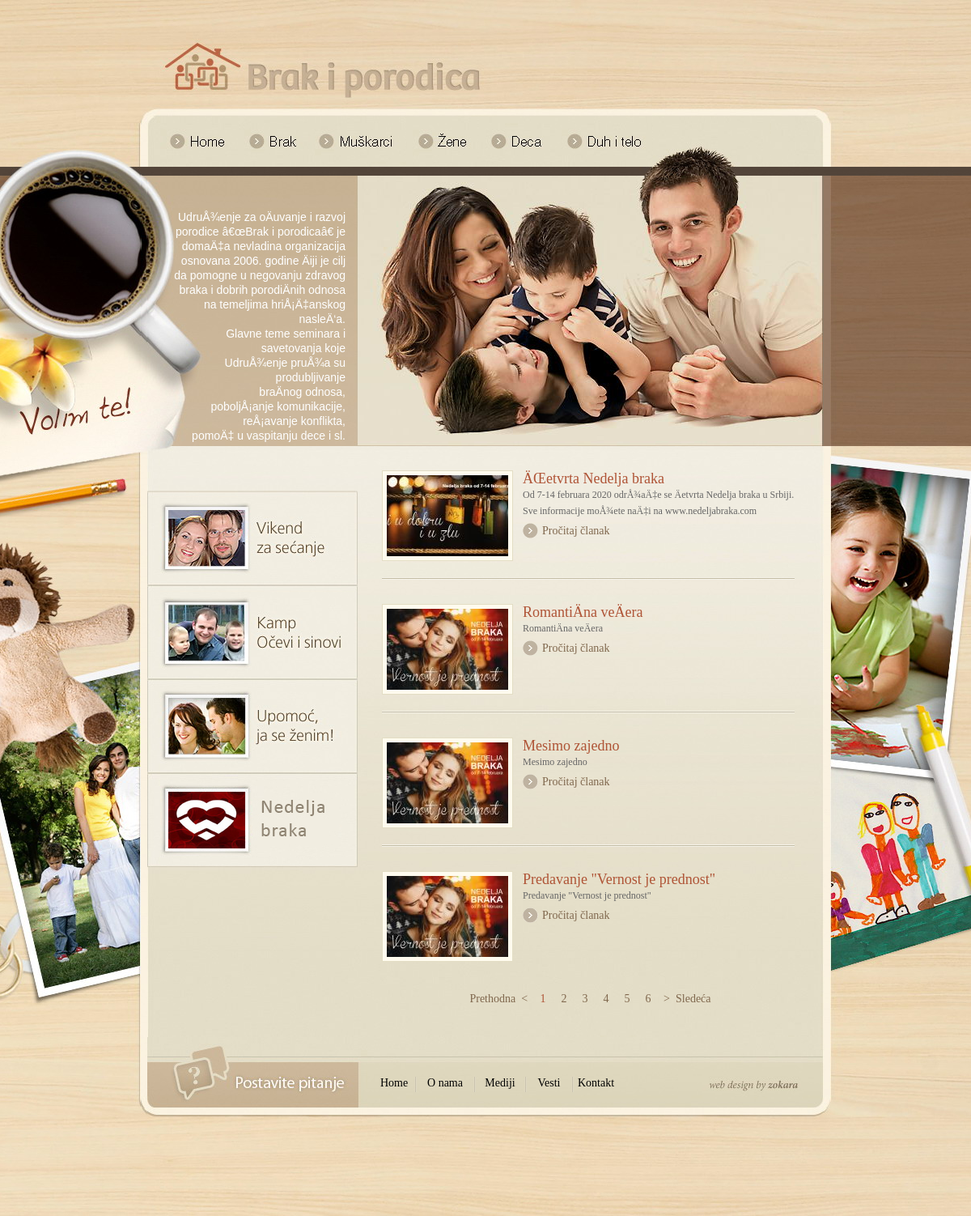
The app's page /tekstovi.php?grupa=6&podgrupa=18 with its own data.
### tables this page shows
CREATE TABLE `uvodi` (
  `id` int(11) NOT NULL AUTO_INCREMENT,
  `grupa` int(11) NOT NULL DEFAULT '0',
  `naziv` varchar(50) DEFAULT NULL,
  `naslov` varchar(50) DEFAULT NULL,
  `tekst` text,
  `stamp_unosa` varchar(14) DEFAULT NULL,
  `stamp_izmene` varchar(14) DEFAULT NULL,
  PRIMARY KEY (`id`)
);

CREATE TABLE `clanci` (
  `id` int(11) NOT NULL AUTO_INCREMENT,
  `parent` int(11) NOT NULL DEFAULT '0',
  `naslov` varchar(255) DEFAULT NULL,
  `tekst_kratki` text,
  `tekst` text,
  `povezani1` tinyint(4) NOT NULL DEFAULT '0',
  `povezani2` tinyint(4) NOT NULL DEFAULT '0',
  `povezani3` tinyint(4) NOT NULL DEFAULT '0',
  `povezani4` tinyint(4) NOT NULL DEFAULT '0',
  `aktivno` tinyint(4) NOT NULL DEFAULT '0',
  `prioritet` tinyint(4) NOT NULL DEFAULT '0',
  `stamp_unosa` varchar(14) DEFAULT NULL,
  `stamp_izmene` varchar(14) DEFAULT NULL,
  PRIMARY KEY (`id`)
);

CREATE TABLE `slike` (
  `id` int(11) NOT NULL AUTO_INCREMENT,
  `id_objekta` int(11) DEFAULT NULL,
  `vrsta` varchar(30) DEFAULT NULL,
  `indeks` tinyint(4) NOT NULL DEFAULT '0',
  `naziv` varchar(50) DEFAULT NULL,
  `naziv_mala` varchar(50) DEFAULT NULL,
  `naziv_srednja` varchar(50) DEFAULT NULL,
  `ext` varchar(10) DEFAULT NULL,
  `sirina` varchar(10) DEFAULT NULL,
  `visina` varchar(10) DEFAULT NULL,
  `komentar` varchar(255) DEFAULT NULL,
  `stamp_unosa` varchar(14) DEFAULT NULL,
  PRIMARY KEY (`id`)
);

### tekstovi.php (the view, shortened to what the rows shown need)
<?php
include("include/aplikacija.h.php");
$grupa=$_REQUEST['grupa'];
$podgrupa=$_REQUEST['podgrupa'];
appHeader($grupa,$podgrupa);
echo "
          <table width='100%' border='0' cellpadding='0' cellspacing='0' id='tabLista'>
";
$strana=$_REQUEST[strana];
if (!$strana) $strana=1;
$lim=($strana-1)*MAX_CLANAKA;
$query="select id from ".TAB_CLANCI." where aktivno=1";
if ($podgrupa) $query.=" and parent='".$podgrupa."'";
$order=" order by stamp_unosa desc";
$limit=" limit ".$lim.",".MAX_CLANAKA;
$q=new query($query.$order.$limit);
$i=0;
while ($i<$q->rows)
{
  $v=new clanak($q->row[0]);
  echo "
            <tr>
              <td>
              <table width='100%' border='0' cellpadding='0' cellspacing='0' class='tabListaPre'>
                <tr>
  ";
  if ($v->slike[1]->naziv) echo "<td align='left' valign='top' class='tabListaPreTdSlika'><div class='divListaPreSlika'><img src='".$v->slike[1]->path.$v->slike[1]->naziv_mala."' width='".$v->slike[1]->mala_sirina."' height='".$v->slike[1]->mala_visina."' class='preSlika' border='0' /></div></td>";
  echo "
                  <td valign='top' class='tabListaPreTdTekst'>
                  <span class='naslov'>".$v->naslov."</span><br />
                  <span class='tekst'>".$v->tekst_kratki."</span><br />
                  <div class='divListaProcitaj'><table border='0' cellpadding='0' cellspacing='0'><tr><td><a href='tekst.php?id=".$v->id."'><img src='img/lista_ico.gif' border='0' /></a></td>
                  <td class='procitaj'><a href='tekst.php?id=".$v->id."'>Pro&#269;itaj &#269;lanak</a></td></tr></table></div>
                  </td>
                </tr>
              </table>
              </td>
            </tr>
            <tr>
              <td class='tabListaSep2'></td>
            </tr>
  ";
  if ($i<(MAX_CLANAKA-1))
  {
    echo "
            <tr>
              <td class='tabListaSep'></td>
            </tr>
            <tr>
              <td class='tabListaSep3'></td>
            </tr>
    ";
  }
  $q->fetchRow();
  $i++;
}
echo "
            <tr>
              <td>&nbsp;</td>
            </tr>
            <tr>
              <td>
";
echo "
              </td>
            </tr>
            <tr>
              <td>&nbsp;</td>
            </tr>
            <tr>
              <td>&nbsp;</td>
            </tr>
          </table>
";
appFooter($grupa);
?>

### include/aplikacija.h.php (shortened to what the rows shown need)
<?php
if (!defined("Aplikacija_H_PHP")):
    class query
    {
        var $result;
        function query($query)
        {
            $this->query = $query;
            $this->result = mysql_query($this->query);
            $this->rows = mysql_num_rows($this->result);
            $this->row = mysql_fetch_row($this->result);
        }
        function fetchRow()
        {
            $this->row = mysql_fetch_row($this->result);
        }
    }
    class slika
    {
        function slika($vrsta, $id_objekta, $indeks)
        {
            $this->vrsta = $vrsta;
            if ($this->vrsta == SL_CLANAK) {
                $this->path = SL_CLANAK_PATH;
                $this->mala_sirina = SL_CLANAK_MALA_SIRINA;
                $this->mala_visina = SL_CLANAK_MALA_VISINA;
            } else if ($this->vrsta == SL_VEST) {
                $this->tip = SL_VEST_TIP;
                $this->max_sirina = SL_VEST_MAX_SIRINA;
                $this->max_visina = SL_VEST_MAX_VISINA;
                $this->min_sirina = SL_VEST_MIN_SIRINA;
                $this->min_visina = SL_VEST_MIN_VISINA;
                $this->default_naziv = SL_VEST_DEFAULT_NAZIV;
                $this->path = SL_VEST_PATH;
                $this->mala = SL_VEST_MALA;
                $this->mala_sirina = SL_VEST_MALA_SIRINA;
                $this->mala_visina = SL_VEST_MALA_VISINA;
                $this->srednja = SL_VEST_SREDNJA;
                $this->srednja_sirina = SL_VEST_SREDNJA_SIRINA;
                $this->srednja_visina = SL_VEST_SREDNJA_VISINA;
            } else if ($this->vrsta == SL_STRANICA) {
                $this->tip = SL_STRANICA_TIP;
                $this->max_sirina = SL_STRANICA_MAX_SIRINA;
                $this->max_visina = SL_STRANICA_MAX_VISINA;
                $this->min_sirina = SL_STRANICA_MIN_SIRINA;
                $this->min_visina = SL_STRANICA_MIN_VISINA;
                $this->default_naziv = SL_STRANICA_DEFAULT_NAZIV;
                $this->path = SL_STRANICA_PATH;
                $this->mala = SL_STRANICA_MALA;
                $this->mala_sirina = SL_STRANICA_MALA_SIRINA;
                $this->mala_visina = SL_STRANICA_MALA_VISINA;
                $this->srednja = SL_STRANICA_SREDNJA;
                $this->srednja_sirina = SL_STRANICA_SREDNJA_SIRINA;
                $this->srednja_visina = SL_STRANICA_SREDNJA_VISINA;
            }
            $query = "select * from " . TAB_SLIKE . " where vrsta='" . $vrsta . "' and id_objekta='" . $id_objekta . "' and indeks='" . $indeks . "'";
            $result = mysql_query($query);
            $rows = mysql_num_rows($result);
            if ($rows) {
                $row = mysql_fetch_array($result);
            }
        }
        function dodelaVrednosti($row)
        {
            $this->naziv = $row['naziv'];
            $this->naziv_mala = $row['naziv_mala'];
        }
    }
    class clanak
    {
        var $id;
        function clanak($id = 0)
        {
            $this->tabela = TAB_CLANCI;
            if ($id) {
                $query = "select * from " . $this->tabela . " where id='" . $id . "'";
                $result = mysql_query($query);
                $row = mysql_fetch_array($result);
            }
            $i = 1;
            while ($i <= MAX_SLIKA_PO_CLANKU) {
                $this->slike[$i] = new slika(SL_CLANAK, $this->id, $i);
                $i++;
            }
        }
        function dodelaVrednosti($row)
        {
            $this->id = $row['id'];
            $this->naslov = stripslashes($row['naslov']);
            $this->tekst_kratki = stripslashes($row['tekst_kratki']);
        }
    }
    class uvod
    {
        function uvod($grupa = 0)
        {
            $this->tabela = TAB_UVODI;
            $query = "select * from " . $this->tabela . " where grupa='" . $grupa . "'";
            $result = mysql_query($query);
            $row = mysql_fetch_array($result);
        }
        function dodelaVrednosti($row)
        {
            $this->tekst = stripslashes($row['tekst']);
        }
    }
    function appHeader($grupa = 0, $podgrupa = 0, $naslov = "", $meta_description = "", $meta_keywords = "")
    {
        $uvod = new uvod($grupa);
        if (!$uvod->naziv) $uvod = new uvod(0);
        ?>
        <!DOCTYPE html PUBLIC "-//W3C//DTD XHTML 1.0 Transitional//EN"
                "http://www.w3.org/TR/xhtml1/DTD/xhtml1-transitional.dtd">
        <html xmlns="http://www.w3.org/1999/xhtml">
        <head>
            <link href="include/style.css" rel="stylesheet" type="text/css"/>
            <link href="include/lightbox.css" rel="stylesheet" type="text/css"/>
        </head>
        <body>
        <table width="100%" border="0" cellpadding="0" cellspacing="0" id="tabGlavna">
        <tr>
            <td id="bg_sredina_1_4">
                <table border="0" cellpadding="0" cellspacing="0" id="tabHeader">
                    <tr>
                        <td width="260" height="334">
                            <div id="divUvod"><?php echo nl2br($uvod->tekst); ?></div>
                        </td>
                    </tr>
                </table>
            </td>
        </tr>
        <tr>
        <td id="bg_sredina_1_5"><table width="100%" border="0" cellpadding="0" cellspacing="0" id="tabCentralna">
        <tr>
        <td valign="top">
        <div id="divSadrzaj">
        <?php
    }
    function appFooter($grupa = 0)
    {
        ?>
        </div>
        </td>
        </tr>
        </table></td>
        </tr>
        </table>
        </body>
        </html>
        <?php
    }
endif;
?>

### records on screen
uvodi: tekst "UdruÅ¾enje za oÄuvanje i razvoj porodice â€œBrak i porodicaâ€ je domaÄ‡a nevladina organizacija osnovana 2006. godine Äiji je cilj da pomogne u negovanju zdravog braka i dobrih porodiÄnih odnosa na temeljima hriÅ¡Ä‡anskog nasleÄ‘a. Glavne teme seminara i savetovanja koje UdruÅ¾enje pruÅ¾a su produbljivanje braÄnog odnosa, poboljÅ¡anje komunikacije, reÅ¡avanje konflikta, pomoÄ‡ u vaspitanju dece i sl."
clanci: slike.naziv_mala (picture), naslov "ÄŒetvrta Nedelja braka", tekst_kratki "Od 7-14 februara 2020 odrÅ¾aÄ‡e se Äetvrta Nedelja braka u Srbiji. Sve informacije moÅ¾ete naÄ‡i na www.nedeljabraka.com"
clanci: slike.naziv_mala (picture), naslov "RomantiÄna veÄera", tekst_kratki "RomantiÄna veÄera"
clanci: slike.naziv_mala (picture), naslov "Mesimo zajedno", tekst_kratki "Mesimo zajedno"
clanci: slike.naziv_mala (picture), naslov "Predavanje \"Vernost je prednost\"", tekst_kratki "Predavanje \"Vernost je prednost\""
